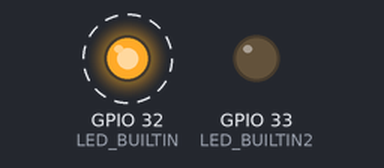
Simulated run of this sketch. Board: ESP32. Parts: output pins drawn as LEDs (lit = HIGH). Dashed ring = blinking.

Above: at 0.1 s.
Timing chart, 0 to 3.0 s (numbered marks = the images above):
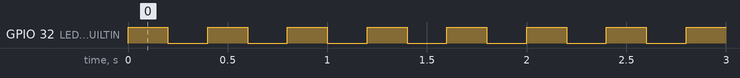

Measured:
- by itself, GPIO 32 (LED_BUILTIN): alternates HIGH for 0.20 s and LOW for 0.20 s

The sketch:

LEDControl.ino
```cpp
int LED_BUILTIN = 32;
int LED_BUILTIN2 = 33;

void setup() {
  pinMode (LED_BUILTIN, OUTPUT);
  pinMode (LED_BUILTIN2, OUTPUT);
  digitalWrite(LED_BUILTIN2, LOW);
}
void loop() {

  digitalWrite(LED_BUILTIN, HIGH);
  delay(200);
  digitalWrite(LED_BUILTIN, LOW);
  delay(200);

}
```
